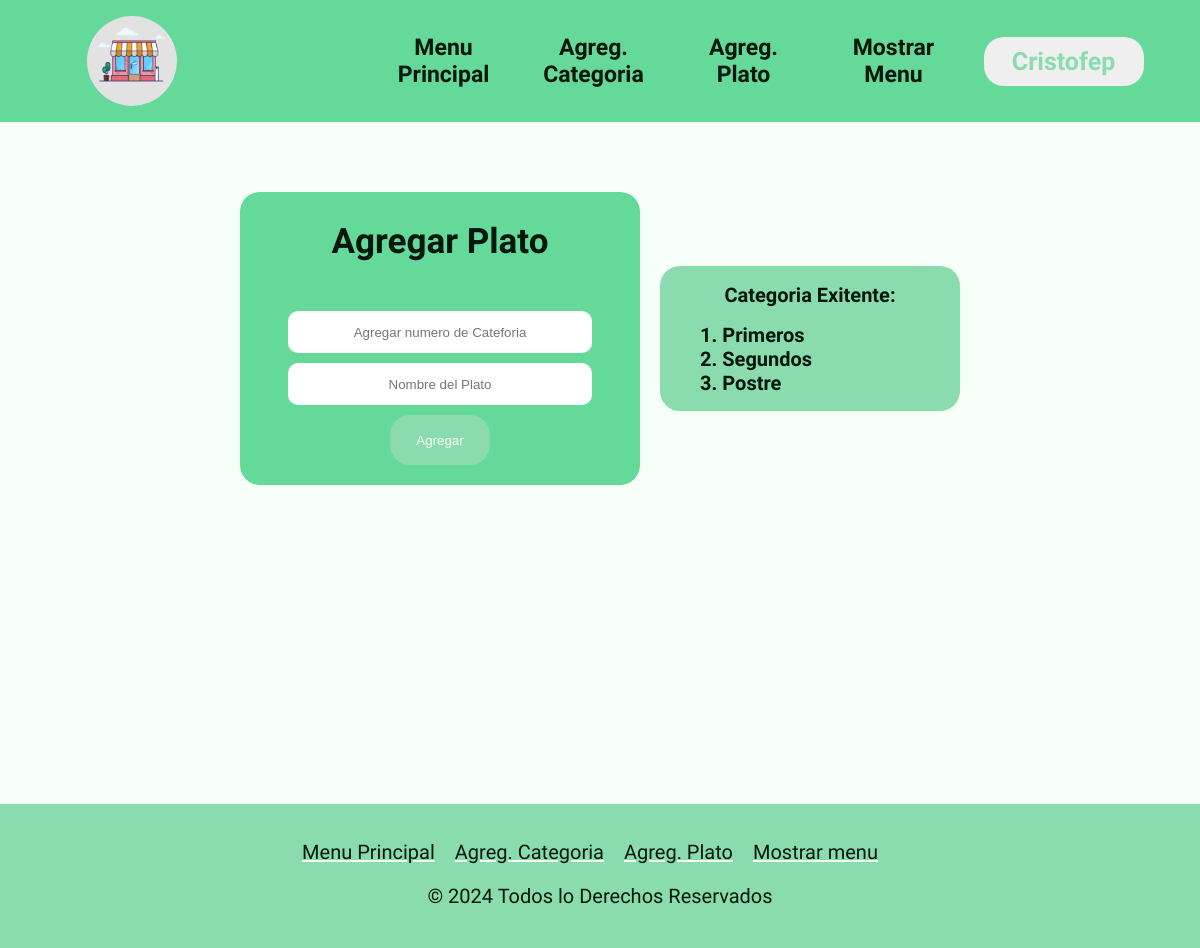
/Plato (signed in), run on the app's committed database.
### tables this page shows
CREATE TABLE categoria (
    id INTEGER PRIMARY KEY AUTOINCREMENT,
    nombre VARCHAR(1086) UNIQUE NOT NULL
);

### app.py (the view, shortened to what this page needs)
@app.route('/Plato', methods=['GET', 'POST'])
def plato():
    conn = connect_database() # Conexion a la Base De Batos
    cursor = conn.cursor()
    cursor.execute("SELECT * FROM categoria")
    categoria = cursor.fetchall() # Obtiene todas la categorias
    return render_template('platos.html', categorias = categoria)

### app.py (called while the page is built)
def connect_database():
    conn = sqlite3.connect('database/restaurant.db')
    return conn

### templates/platos.html (shortened to what this page needs)
<!DOCTYPE html>
<html lang="en">
<head>
    <link rel="stylesheet" href="{{ url_for('static', filename="css/plato.css") }}">
    <link rel="stylesheet" href="{{ url_for('static', filename="css/navbar.css") }}">
    <link rel="stylesheet" href="{{ url_for('static', filename="css/font.css") }}">
    <link rel="stylesheet" href="{{ url_for('static', filename="css/scrollbar.css") }}">
    <link rel="stylesheet" href="{{ url_for('static', filename="css/footer.css") }}">
</head>
<body>
    <header>
        <img src="{{ url_for('static', filename='img/icon.png') }}" alt="icono">
        <nav class="menu">
            <ul class="menu_list">
                <li class="this">
                    <a href="/">Menu Principal</a>
                </li>
                <li class="this">
                    <a href="/Categoria">Agreg. Categoria</a>
                </li>
                <li class="this">
                    <a href="/Plato">Agreg. Plato</a>
                </li>
                <li class="this">
                    <a href="/mostrar_menu">Mostrar Menu</a>
                </li>
                <li>
                    {% if 'username' in session %}
                        <div class="dropdown">
                            <button class="dropdown">{{ session['username'] }}</button>
                        </div>
                    {% else %}
                        <a href="/login" class="stuffed">Iniciar sesión</a>
                    {% endif %}
                </li>
            </ul>
        </nav>
    </header>
    <main>
        <div class="container">
            <div class="paltos">
                <h2>Agregar Plato</h2>
                <form action="/Plato" method="post">
                    <input type="number" name="numCategoria" id="id_categoria" placeholder="Agregar numero de Cateforia" required>
                    <input type="text" name="plato" id="plato" placeholder="Nombre del Plato" minlength="3" maxlength="20">
                    <input type="submit" value="Agregar">
                </form>
            </div>
            <div class="categorias">
                <h2>Categoria Exitente: </h2>
                <ul>
                    {% for categoria in categorias %}
                    <li>{{ categoria[0] }}. {{ categoria[1] }}</li>
                    {% endfor %}
                </ul>
            </div>
        </div>
    </main>
    <footer>
        <div class="footer-nav">
            <ul class="footer-links">
                <li><a href="/">Menu Principal</a></li>
                <li><a href="/Categoria">Agreg. Categoria</a></li>
                <li><a href="/Plato">Agreg. Plato</a></li>
                <li><a href="/mostrar_menu">Mostrar menu</a></li>
            </ul>
        </div>
        <div class="footer-copy">
            <p>&copy; 2024 Todos lo Derechos Reservados </p>
        </div>
    </footer>
</body>
</html>

### static/css/plato.css (style rules this page uses)
:root { --text: #03170c; --background: #f6fef8; --primary: #31e36c; --secondary: #8adcaf; --accent: #64d999; }
body { background-color: var(--background); margin: 0; }
main { min-height: 74vh; max-height: auto ; }
.container { margin-top: 70px; display: flex; justify-content: center; align-items: center; gap: 20px; }
.paltos { background-color: var(--accent); width: 400px; height: auto; border-radius: 20px; }
.paltos h2 { color: var(--text); font-size: 35px; text-align: center; }
.paltos form { padding: 20px; }
.paltos input { display: block; text-align: center; margin: 0 auto; }
.paltos input[type="number"], .paltos input[type="text"] { width: 300px; height: 40px; margin-bottom: 10px; border: none; outline: none; border-radius: 10px; }
.paltos input[type="submit"] { background-color: var(--secondary); color: var(--background); width: 100px; height: 50px; border: none; border-radius: 20px; }
.categorias { background-color: var(--secondary); width: 300px; height: auto; border-radius: 20px; }
.categorias h2 { font-size: 20px; color: var(--text); text-align: center; }
.categorias ul { list-style: none; }
.categorias ul li { font-size: 20px; font-weight: bold; color: var(--text); }

### static/css/navbar.css (style rules this page uses)
:root { --text: #03170c; --background: #f6fef8; --primary: #31e36c; --secondary: #8adcaf; --accent: #64d999; }
header { background-color: var(--accent); padding: .5rem; margin-bottom: 20px; display: flex; align-items: center; justify-content: space-around; }
img { width: 90px; border-radius: 50%; }
.menu_list { list-style: none; display: flex; align-items: center; justify-content: center; gap: 10px; }
.menu_list li { padding: 10px; width: 120px; text-align: center; }
.menu_list li a { text-decoration: none; color: var(--text); font-size: 23px; font-weight: bold; margin: 0; }
.dropdown { position: relative; display: inline-block; }
button { border: none; border-radius: 20px; color: var(--secondary); font-size: 25px; font-weight: bold; padding: 10px; width: 160px; }

### static/css/footer.css (style rules this page uses)
:root { --text: #03170c; --background: #f6fef8; --primary: #31e36c; --secondary: #8adcaf; --accent: #64d999; }
footer { background-color: var(--secondary); padding: 20px 0; text-align: center; margin-top: 20px; }
.footer-nav { width: auto; }
.footer-links { list-style: none; padding: 0; display: flex; justify-content: center; }
.footer-links li { margin-right: 20px; }
.footer-links li a { text-decoration: underline var(--background); color: var(--text); font-size: 20px; }
.footer-copy { margin-top: 10px; }
.footer-copy p { font-size: 20px; color: var(--text); }

### data on the page
categoria: id "1", nombre "Primeros"
categoria: id "2", nombre "Segundos"
categoria: id "3", nombre "Postre"

### other printed values
{{ session['username'] }} "Cristofep"
